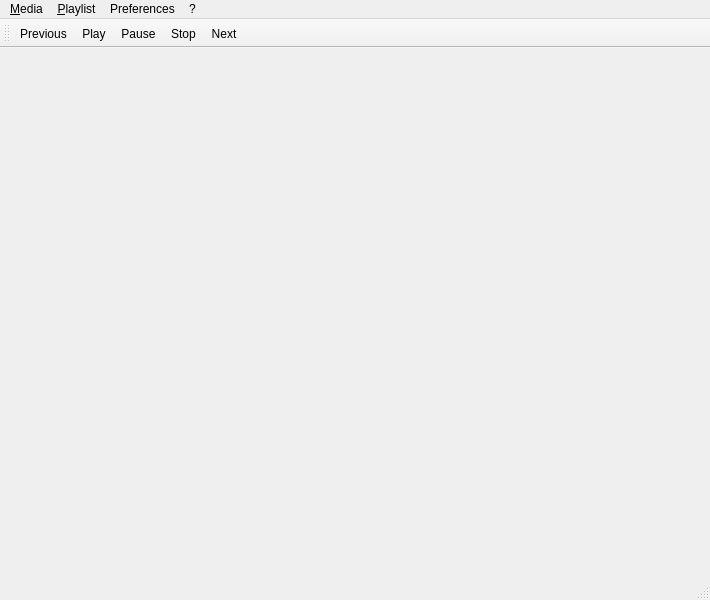
<?xml version="1.0" encoding="UTF-8"?>
<ui version="4.0">
 <class>MainWindow</class>
 <widget class="QMainWindow" name="MainWindow">
  <property name="geometry">
   <rect>
    <x>0</x>
    <y>0</y>
    <width>710</width>
    <height>600</height>
   </rect>
  </property>
  <property name="windowTitle">
   <string>MainWindow</string>
  </property>
  <widget class="QWidget" name="centralwidget"/>
  <widget class="QMenuBar" name="menubar">
   <property name="geometry">
    <rect>
     <x>0</x>
     <y>0</y>
     <width>710</width>
     <height>21</height>
    </rect>
   </property>
   <widget class="QMenu" name="menuMedia">
    <property name="title">
     <string>&amp;Media</string>
    </property>
    <addaction name="actionLoad_media"/>
   </widget>
   <widget class="QMenu" name="menuPlaylist">
    <property name="title">
     <string>&amp;Playlist</string>
    </property>
    <addaction name="actionOpen_playlist"/>
    <addaction name="actionSave_playlist"/>
    <addaction name="actionSave_playlist_as"/>
   </widget>
   <widget class="QMenu" name="menuPreferences">
    <property name="title">
     <string>Preferences</string>
    </property>
   </widget>
   <widget class="QMenu" name="menuHelp">
    <property name="title">
     <string>?</string>
    </property>
    <addaction name="actionAbout"/>
   </widget>
   <addaction name="menuMedia"/>
   <addaction name="menuPlaylist"/>
   <addaction name="menuPreferences"/>
   <addaction name="menuHelp"/>
  </widget>
  <widget class="QStatusBar" name="statusbar"/>
  <widget class="QToolBar" name="mediaToolBar">
   <property name="windowTitle">
    <string>toolBar</string>
   </property>
   <attribute name="toolBarArea">
    <enum>TopToolBarArea</enum>
   </attribute>
   <attribute name="toolBarBreak">
    <bool>false</bool>
   </attribute>
   <addaction name="actionPrevious"/>
   <addaction name="actionPlay"/>
   <addaction name="actionPause"/>
   <addaction name="actionStop"/>
   <addaction name="actionNext"/>
  </widget>
  <action name="actionAbout">
   <property name="text">
    <string>About...</string>
   </property>
  </action>
  <action name="actionPlay">
   <property name="icon">
    <iconset resource="icons.qrc">
     <normaloff>:/images/media-play-32.png</normaloff>:/images/media-play-32.png</iconset>
   </property>
   <property name="text">
    <string>Play</string>
   </property>
   <property name="shortcut">
    <string>Media Play</string>
   </property>
  </action>
  <action name="actionStop">
   <property name="icon">
    <iconset resource="icons.qrc">
     <normaloff>:/images/media-stop-32.png</normaloff>:/images/media-stop-32.png</iconset>
   </property>
   <property name="text">
    <string>Stop</string>
   </property>
  </action>
  <action name="actionNext">
   <property name="icon">
    <iconset resource="icons.qrc">
     <normaloff>:/images/media-seek-forward-32.png</normaloff>:/images/media-seek-forward-32.png</iconset>
   </property>
   <property name="text">
    <string>Next</string>
   </property>
   <property name="shortcut">
    <string>Media Next</string>
   </property>
  </action>
  <action name="actionPrevious">
   <property name="icon">
    <iconset resource="icons.qrc">
     <normaloff>:/images/media-seek-backward-32.png</normaloff>:/images/media-seek-backward-32.png</iconset>
   </property>
   <property name="text">
    <string>Previous</string>
   </property>
  </action>
  <action name="actionOpen_playlist">
   <property name="text">
    <string>Open playlist...</string>
   </property>
  </action>
  <action name="actionSave_playlist">
   <property name="text">
    <string>Save playlist</string>
   </property>
  </action>
  <action name="actionSave_playlist_as">
   <property name="text">
    <string>Save playlist as...</string>
   </property>
  </action>
  <action name="actionPause">
   <property name="icon">
    <iconset resource="icons.qrc">
     <normaloff>:/images/media-pause-32.png</normaloff>:/images/media-pause-32.png</iconset>
   </property>
   <property name="text">
    <string>Pause</string>
   </property>
   <property name="toolTip">
    <string>Pause</string>
   </property>
   <property name="shortcut">
    <string>Media Play</string>
   </property>
  </action>
  <action name="actionLoad_media">
   <property name="icon">
    <iconset resource="icons.qrc">
     <normaloff>:/images/open.png</normaloff>:/images/open.png</iconset>
   </property>
   <property name="text">
    <string>&amp;Open...</string>
   </property>
   <property name="shortcut">
    <string>Ctrl+O</string>
   </property>
  </action>
 </widget>
 <resources>
  <include location="icons.qrc"/>
 </resources>
 <connections/>
</ui>
